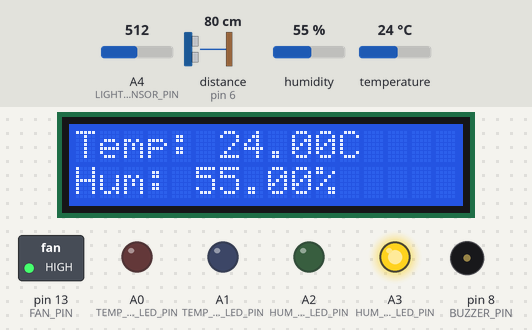
A sketch run on a simulated Arduino Uno, built with avr-gcc and run on an emulated ATmega328P. On the bench: 16×2 character LCD, switched loads named in the sketch (green lamp = pin HIGH), output pins drawn as LEDs (lit = HIGH), buzzer (waves = sounding). Wiring (inferred from the names in the program): ultrasonic range finder: trigger pin 7; echo pin 6. Inputs (shaded band) come from the test bench; at power-on: temperature 24 °C, distance to the obstacle (sensor on pin 6) 80 cm, humidity 55 %, A4 (LIGHT_SENSOR_PIN) = 512. The echo pulse lasts 58.3 µs per cm; pins used as bus, display or sensor lines are not drawn; what the sketch prints to the serial monitor is not drawn.

Above: at 1.2 s.
1.3 s: temperature set to 20 °C
At 3.4 s:
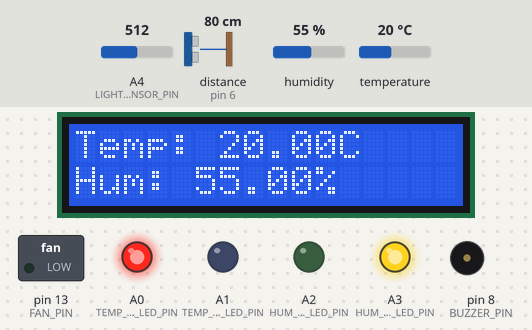
3.7 s: distance to the obstacle (sensor on pin 6) set to 33 cm
5.2 s: distance to the obstacle (sensor on pin 6) set to 28 cm
At 6.15 s:
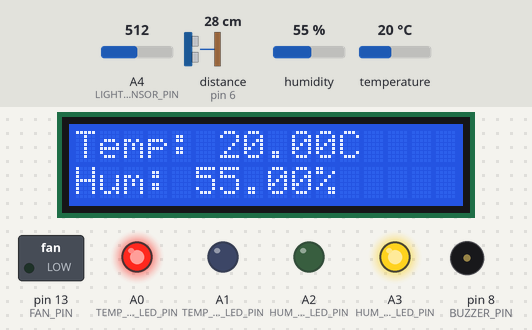
7.7 s: distance to the obstacle (sensor on pin 6) set to 7 cm
13.9 s: distance to the obstacle (sensor on pin 6) set to 35 cm
At 14.3 s:
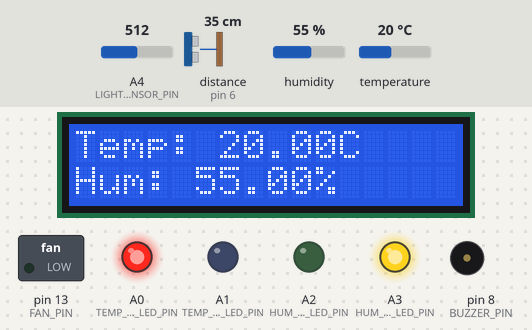
20.1 s: humidity set to 52 %
At 21.9 s:
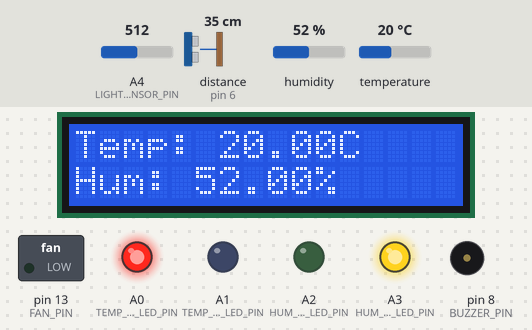
22.2 s: humidity set to 49 %
At 23.6 s:
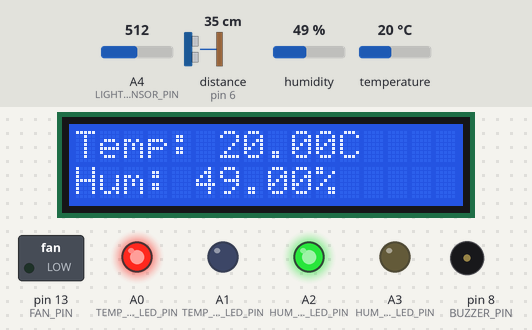
Timing chart, 0 to 25.2 s (numbered marks = the images above; inputs shaded):
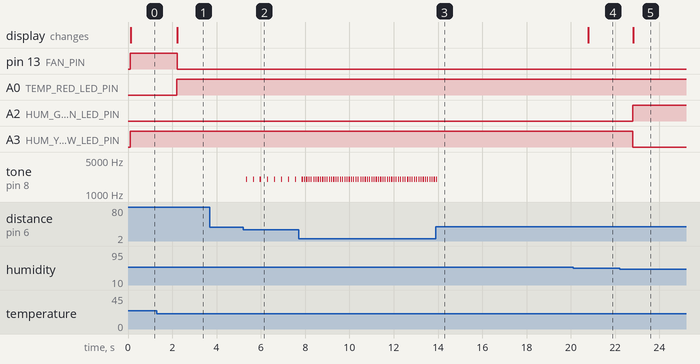

The sketch:

main.ino
```cpp
#include <LiquidCrystal.h>
#include <DHT.h>

#define TEMP_BLUE_LED_PIN A1
#define TEMP_RED_LED_PIN A0
#define FAN_PIN 13
#define HUM_GREEN_LED_PIN A2
#define HUM_YELLOW_LED_PIN A3
#define LIGHT_SENSOR_PIN A4
#define trigPin 7
#define echoPin 6
#define BUZZER_PIN 8

#define DHTPIN 10
#define DHTTYPE DHT11

#define BLUE_LED_TEMP_MIN 10
#define BLUE_LED_TEMP_MAX 18
#define RED_LED_TEMP_MIN 19
#define RED_LED_TEMP_MAX 21
#define FAN_TEMP_MIN 22
#define HUM_GREEN_MAX 50

LiquidCrystal lcd(12, 11, 5, 4, 3, 2);
DHT dht(DHTPIN, DHTTYPE);
int sensitivity = 500;

void setup() {
  pinMode(TEMP_BLUE_LED_PIN, OUTPUT);
  pinMode(TEMP_RED_LED_PIN, OUTPUT);
  pinMode(FAN_PIN, OUTPUT);
  pinMode(HUM_GREEN_LED_PIN, OUTPUT);
  pinMode(HUM_YELLOW_LED_PIN, OUTPUT);
  pinMode(BUZZER_PIN, OUTPUT);
  pinMode(trigPin, OUTPUT);
  pinMode(echoPin, INPUT);

  lcd.begin(16, 2);
  dht.begin();

  Serial.begin(9600);
}

void loop() {
  float temperature = get_Temperature();
  float humidity = get_Humidity();
  float light_level = get_light_level();
  float distance = get_Distance();
  Serial.println("temperature");
  Serial.println(temperature);
  Serial.println("humidity");
  Serial.println(humidity);
  Serial.println("light_level");
  Serial.println(light_level);
  Serial.println("distance");
  Serial.println(distance);

  if (temperature >= BLUE_LED_TEMP_MIN && temperature <= BLUE_LED_TEMP_MAX) {
    digitalWrite(TEMP_BLUE_LED_PIN, HIGH);
     Serial.println("Blue");
  } else {
    digitalWrite(TEMP_BLUE_LED_PIN, LOW);
  }

  if (temperature >= RED_LED_TEMP_MIN && temperature <= RED_LED_TEMP_MAX) {
    digitalWrite(TEMP_RED_LED_PIN, HIGH);
    Serial.println("Red");
  } else {
    digitalWrite(TEMP_RED_LED_PIN, LOW);
  }

  if (temperature >= FAN_TEMP_MIN) {
    digitalWrite(FAN_PIN, HIGH);
  } else {
    digitalWrite(FAN_PIN, LOW);
  }

  if (humidity <= HUM_GREEN_MAX) {
    digitalWrite(HUM_GREEN_LED_PIN, HIGH);
    digitalWrite(HUM_YELLOW_LED_PIN, LOW);
    Serial.println("Green");

  } else if (humidity > HUM_GREEN_MAX) {
    digitalWrite(HUM_GREEN_LED_PIN, LOW);
    digitalWrite(HUM_YELLOW_LED_PIN, HIGH);
    Serial.println("Yellow");
  } else {
    digitalWrite(HUM_GREEN_LED_PIN, LOW);
    digitalWrite(HUM_YELLOW_LED_PIN, LOW);
  }

  lcd.clear();
  lcd.setCursor(0, 0);
  lcd.print("Temp: ");
  lcd.print(temperature);
  lcd.print("C");
  lcd.setCursor(0, 1);
  lcd.print("Hum: ");
  lcd.print(humidity);
  lcd.print("%");

  delay(5);

  if (distance < 30) {
    tone(BUZZER_PIN, 2000, 50);
    digitalWrite(BUZZER_PIN, HIGH);
    delay(5 * distance);
    digitalWrite(BUZZER_PIN, LOW);
    delay(5 * distance);
  }
}

float get_Humidity() {
  float humidity = dht.readHumidity();
  return humidity;
}

float get_Temperature() {
  float temperature = dht.readTemperature();
  return temperature;
}

float get_light_level() {
  int sensorValue = analogRead(LIGHT_SENSOR_PIN);
  float voltage = sensorValue * (5.0 / 1023.0);
  float lux = 500 / (pow(((2.71828-1) * voltage), 1.4));
  return lux;
}


long get_Distance() {
  digitalWrite(trigPin, LOW);
  delayMicroseconds(2);
  digitalWrite(trigPin, HIGH);
  delayMicroseconds(10);
  digitalWrite(trigPin, LOW);

  long duration = pulseIn(echoPin, HIGH);
  Serial.println(duration);

  long distance = duration / 58.2;

  return distance;
}
```

Measured:
- the behaviour switches between 22 and 21 °C on temperature (found by bisection; images 0 and 1)
- the behaviour switches between 31 and 30 cm on distance to the obstacle (sensor on pin 6) (found by bisection; images 1 and 2)
- the behaviour switches between 51 and 50 % on humidity (found by bisection; images 4 and 5)
- after the input at 1.3 s, pin 13 (FAN_PIN): HIGH → LOW after 0.92 s; A0 (TEMP_RED_LED_PIN): LOW → HIGH after 0.91 s; the display: changes after 0.93 s (image 1)
- after the input at 5.2 s, tone on pin 8 (BUZZER_PIN): alternates 2000 Hz for 0.05 s and silent for 0.26 s, starting after 0.13 s
- after the input at 7.7 s, tone on pin 8 (BUZZER_PIN): alternates 2000 Hz for 0.05 s and silent for 0.05 s, starting after 0.26 s
- after the input at 13.9 s, tone on pin 8 (BUZZER_PIN): goes on until 14.0 s, then stays silent
- after the input at 20.1 s, the display: changes after 0.69 s (image 4)
- after the input at 22.2 s, A2 (HUM_GREEN_LED_PIN): LOW → HIGH after 0.60 s; A3 (HUM_YELLOW_LED_PIN): HIGH → LOW after 0.60 s; the display: changes after 0.62 s (image 5)
